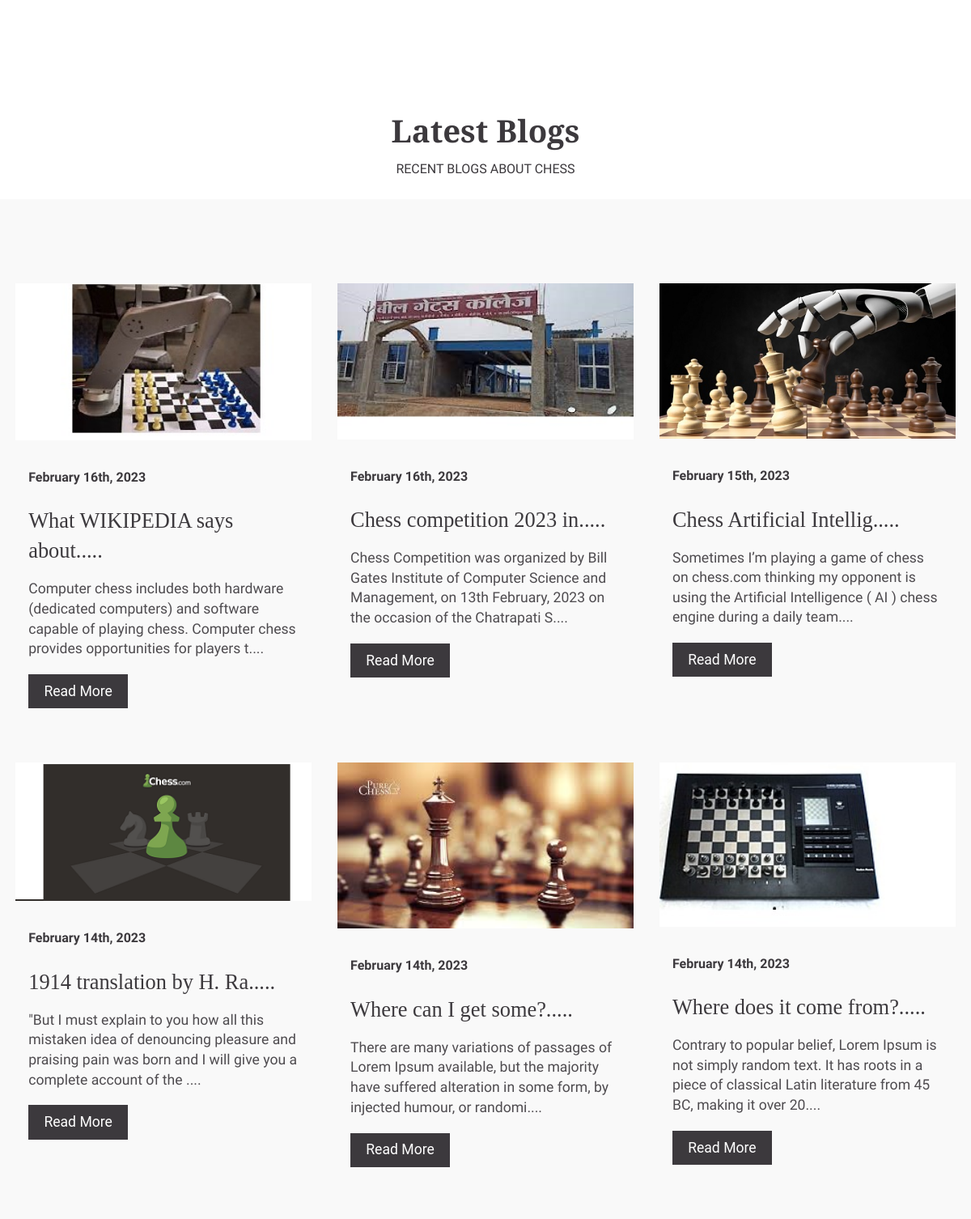
/ (middle part), run on an earlier commit of the app's database.
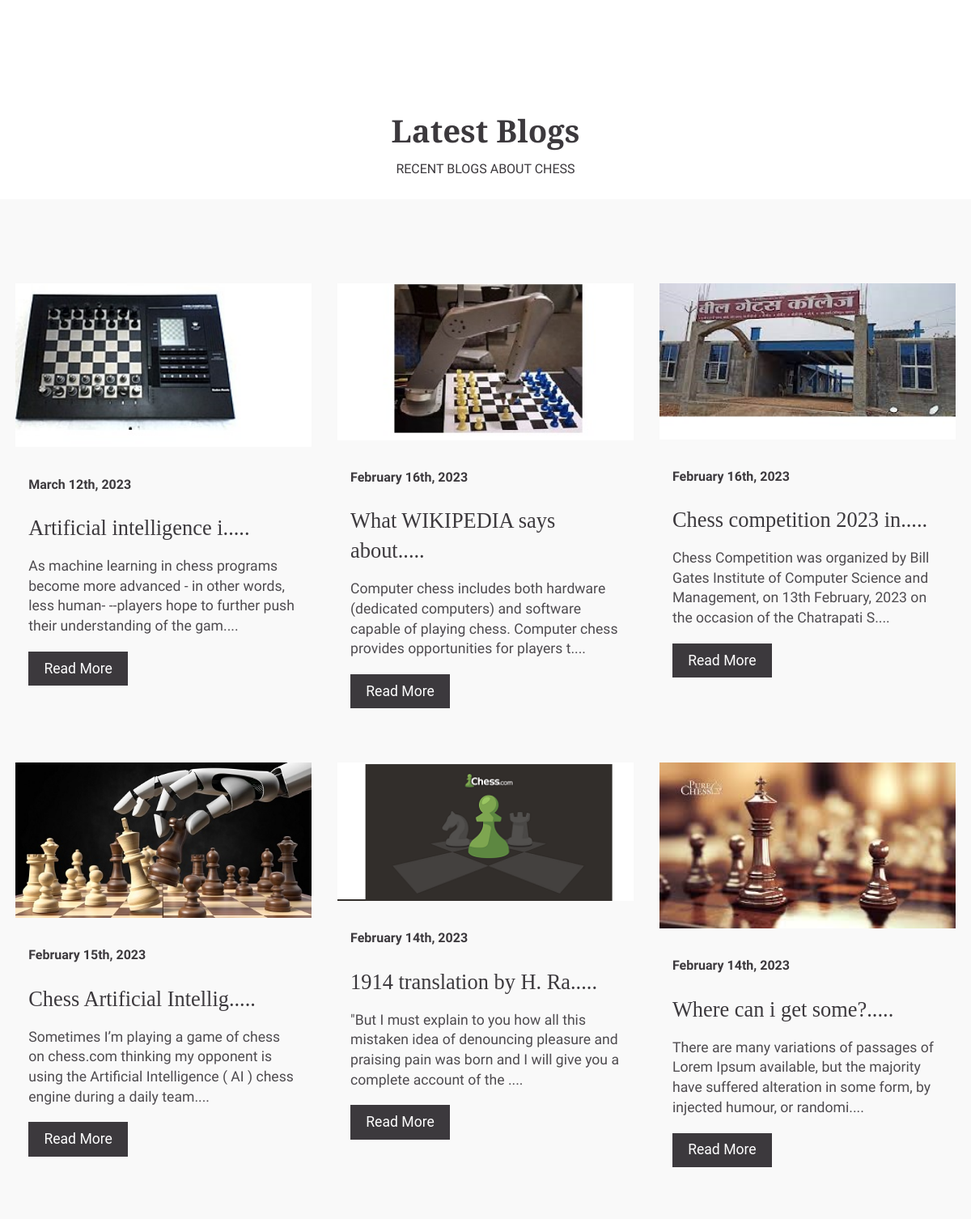
And on a later commit of the database.
### tables this page shows
CREATE TABLE `posts` (
  `id` int(11) NOT NULL,
  `title` text NOT NULL,
  `content` text NOT NULL,
  `created_at` timestamp NOT NULL DEFAULT current_timestamp(),
  `created_by` varchar(20) DEFAULT NULL
);

CREATE TABLE `images` (
  `id` int(11) NOT NULL,
  `post_id` int(11) NOT NULL,
  `image` text NOT NULL
);

### function.php (called while the page is built)
<?php
function getImageByPost($db,$post_id){
    $query="SELECT * FROM images WHERE post_id=$post_id ";
    $run=mysqli_query($db,$query);
    $data= mysqli_fetch_assoc($run);
    return $data;
}
?>

### blog.php (the view)
<?php
  require('function.php');
?>
<section class = "blog">
  <div class = "container">
    <div class = "blog-content">
        <?php
          $postQuery="SELECT * FROM posts ORDER BY id DESC LIMIT 9";
          $runPQ=mysqli_query($db,$postQuery);
          while($post=mysqli_fetch_assoc($runPQ)){
            $image_arr=getImageByPost($db,$post['id']);
            ?>
              <div class = "blog-item">
                <div class = "blog-img">
                  <img src = "images/<?=$image_arr['image']?>" alt = "">
                </div>
                <div class = "blog-text">
                  <span><?=date('F jS, Y',strtotime($post['created_at']))?></span>
                  <h2><?php echo substr($post['title'],0,25); ?>.....</h2>
                  <p><?php echo substr($post['content'],0,150); ?>....</p>
                  <a href = "post.php?id=<?php echo $post['id']; ?>">Read More</a>
                </div>
              </div>
            <?php
          }
        ?>
    </div>
  </div>
</section>

What changed in the data, as far as the page shows it:
no longer on this page (row edited): posts: images.image (picture), created_at "February 14th, 2023", title "Where does it come from?", content "Contrary to popular belief, Lorem Ipsum is not simply random text. It has roots in a piece of classical Latin literature from 45 BC, making it over 20"
added posts: images.image (picture), created_at "March 12th, 2023", title "Artificial intelligence i", content "As machine learning in chess programs become more advanced - in other words, less human- --players hope to further push their understanding of the gam"
changed posts: title "Where can I get some?" → "Where can i get some?"
